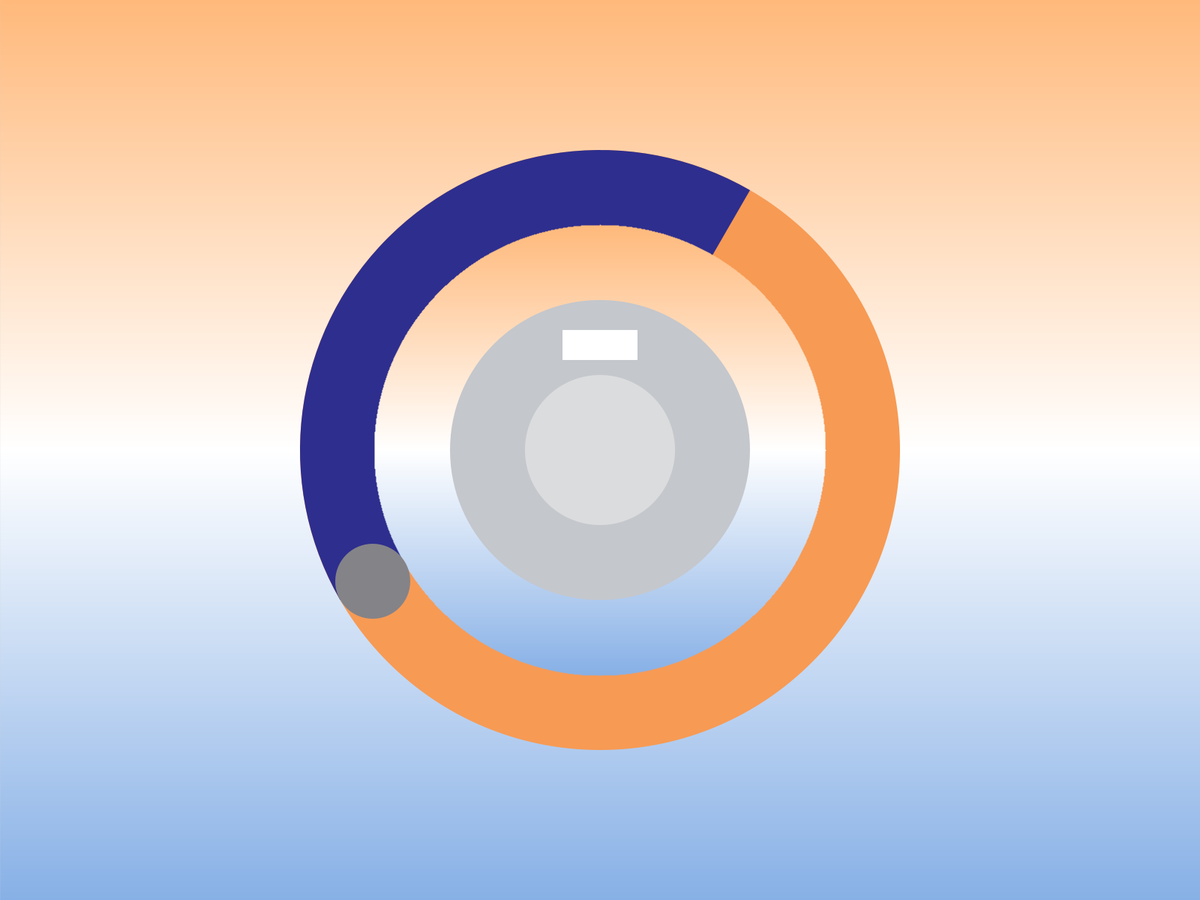
Frame 1 (no input)
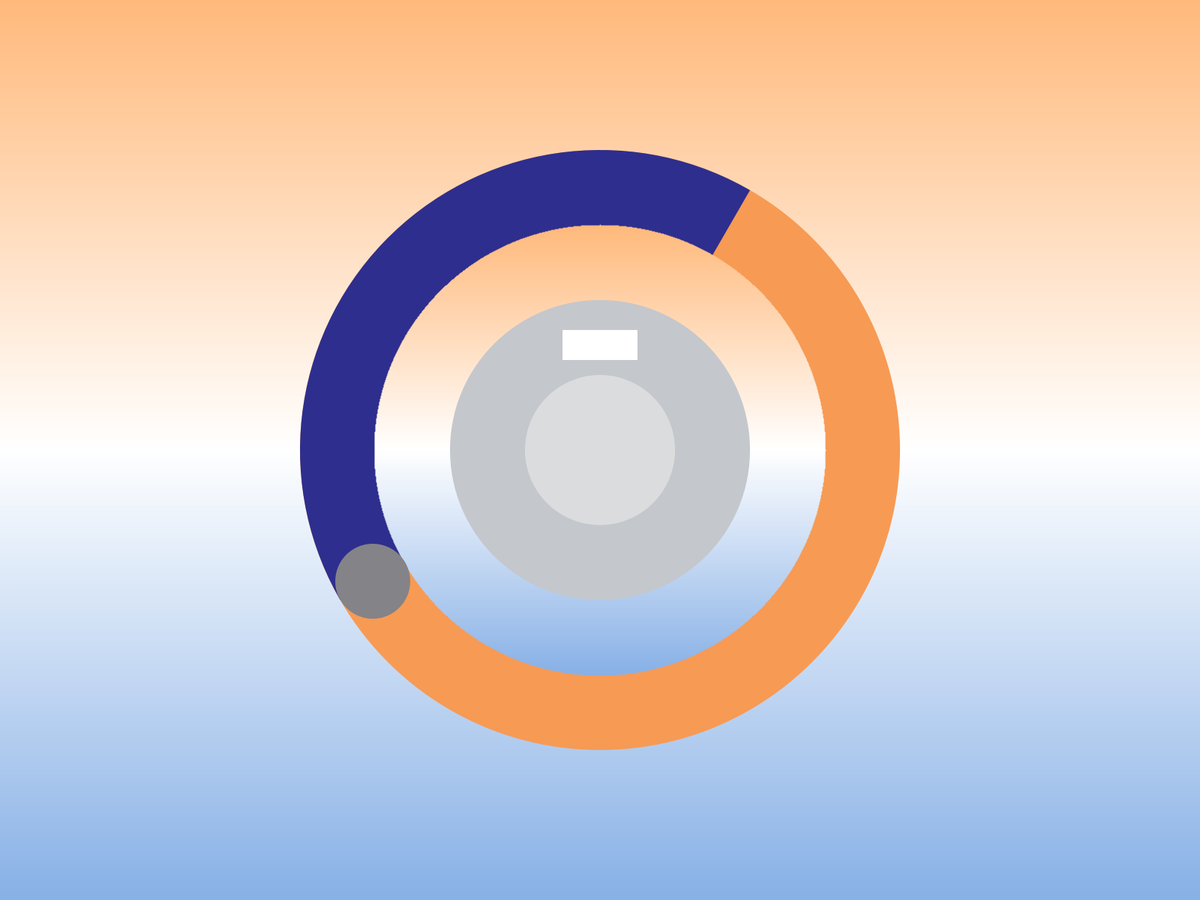
Frame 60 (the mouse pressed at the canvas centre just before this capture)
Frame 120 (the mouse held since frame 60 and released just before this capture): identical to frame 60, image omitted

The Processing sketch that drew these frames (run headless with seeded random() and noise(); from frame 60 on, the mouse is pressed at the canvas centre):

// Processing sketch: alarm2
// ── alarm2.pde
int centerX, centerY; // 圆心位置
int outerRadius = 400; // 外圆半径
int innerRadius = 300; // 内圆半径
int menuRadius = 200; // menu圆半径
int switchRadius = 100; // switch圆半径
int buttonRadius = 50; // 按钮半径
float angle; // 当前角度
float startAngle = 150 * (PI / 180); // 扫过区域的起始角度
float endAngle = 150 * (PI / 180); // 扫过区域的结束角度


void setup() {
  fullScreen(); // 设置窗口大小
  centerX = width / 2;
  centerY = height / 2;
  float initialAngle = 150 * (PI / 180); // 七点钟方向的角度，转换为弧度
  angle = initialAngle; // 设置初始角度为七点钟方向
  endAngle = angle; // 设置初始的上一个角度
}

void draw() {
  drawGradientBackground(); // 绘制渐变背景
  drawRings();
  drawButton();
  drawWhiteRectangle(centerX, centerY-140); // 绘制长方形
}

// 自定义函数绘制橙色到白色再到蓝色的渐变背景
void drawGradientBackground() {
  for (int i = 0; i < height; i++) {
    float inter;
    int c;

    if (i < height / 2) {
      // 从橙色渐变到白色
      inter = map(i, 0, height / 2, 0, 1);
      c = lerpColor(color(255, 185, 123), color(255), inter);
    } else {
      // 从白色渐变到蓝色
      inter = map(i, height / 2, height, 0, 1);
      c = lerpColor(color(255), color(135, 176, 230), inter);
    }

    stroke(c);
    line(0, i, width, i);
  }
}

void drawRings() {
  fill(247,154,84); // 设置外圆颜色
  noStroke();
  ellipse(centerX, centerY, outerRadius * 2, outerRadius * 2); // 绘制外圆
  
  updateSweepArea();
  fill(46, 46, 142); // 设置扫过区域的颜色为蓝色
  if (endAngle > startAngle) {
    arc(centerX, centerY, outerRadius * 2, outerRadius * 2, startAngle, endAngle, PIE);
  } else {
    arc(centerX, centerY, outerRadius * 2, outerRadius * 2, endAngle, startAngle, PIE);
  }

  drawConcentricSector(); // 绘制同心扇形
  drawInnerCircleLinearGradient(centerX, centerY, innerRadius);
  
  fill(196,199,204); // 设置menu圆颜色
  noStroke();
  ellipse(centerX, centerY, menuRadius * 2, menuRadius * 2); // 绘制menu圆
  
  fill(219,220,221); // 设置switch圆颜色
  noStroke();
  ellipse(centerX, centerY, switchRadius * 2, switchRadius * 2); // 绘制switch圆
  
}

void drawInnerCircleLinearGradient(int cx, int cy, int radius) {
  noFill();
  for (int y = cy - radius; y <= cy + radius; y++) {
    float inter = map(y, cy - radius, cy + radius, 0, 1);
    int c;
    if (y < cy) { // 上半部分：从橙色渐变到白色
      c = lerpColor(color(255, 185, 123), color(255), map(y, cy - radius, cy, 0, 1));
    } else { // 下半部分：从白色渐变到蓝色
      c = lerpColor(color(255), color(135, 176, 230), map(y, cy, cy + radius, 0, 1));
    }
    stroke(c);

    // 计算该y坐标下，线条的起始和结束x坐标
    float dx = sqrt(sq(radius) - sq(cy - y));
    line(cx - dx, y, cx + dx, y);
  }
}

void drawConcentricSector() {
  fill(46, 46, 142); // 设置扇形的颜色（例如红色）
  noStroke(); // 设置扇形边框的颜色
  strokeWeight(2); // 设置边框粗细
  arc(centerX, centerY, outerRadius * 2, outerRadius * 2, 150 * (PI / 180), 300 * (PI / 180), PIE);
}

void drawWhiteRectangle(int x, int y) {
  noStroke(); // 无边框
  fill(255); // 白色填充
  rectMode(CENTER); // 设置绘制模式为中心点模式
  rect(x, y, 100,40); // 绘制长方形
}

void drawButton() {
  int x = centerX + int(cos(angle) * (outerRadius + innerRadius) / 2);
  int y = centerY + int(sin(angle) * (outerRadius + innerRadius) / 2);

  fill(132,131,136); // 设置按钮颜色为灰色
  ellipse(x, y, buttonRadius * 2, buttonRadius * 2); // 绘制按钮
}

void mousePressed() {
  // 计算鼠标和按钮中心的距离
}

void mouseDragged() {
 float dx = mouseX - centerX;
  float dy = mouseY - centerY;
  float currentAngle = atan2(dy, dx);
  
  if (currentAngle < 0) {
    currentAngle += TWO_PI; // 确保角度是正值
  }

  angle = currentAngle; // 更新当前角度
  endAngle = angle; // 更新扫过区域的结束角度
}

void updateSweepArea() {
  // 检查是否需要重置扫过区域的起始角度
  if (abs(endAngle - startAngle) > TWO_PI) {
    startAngle = endAngle;
  }
}

 void mouseReleased() {
  // [鼠标释放事件处理代码]
}
